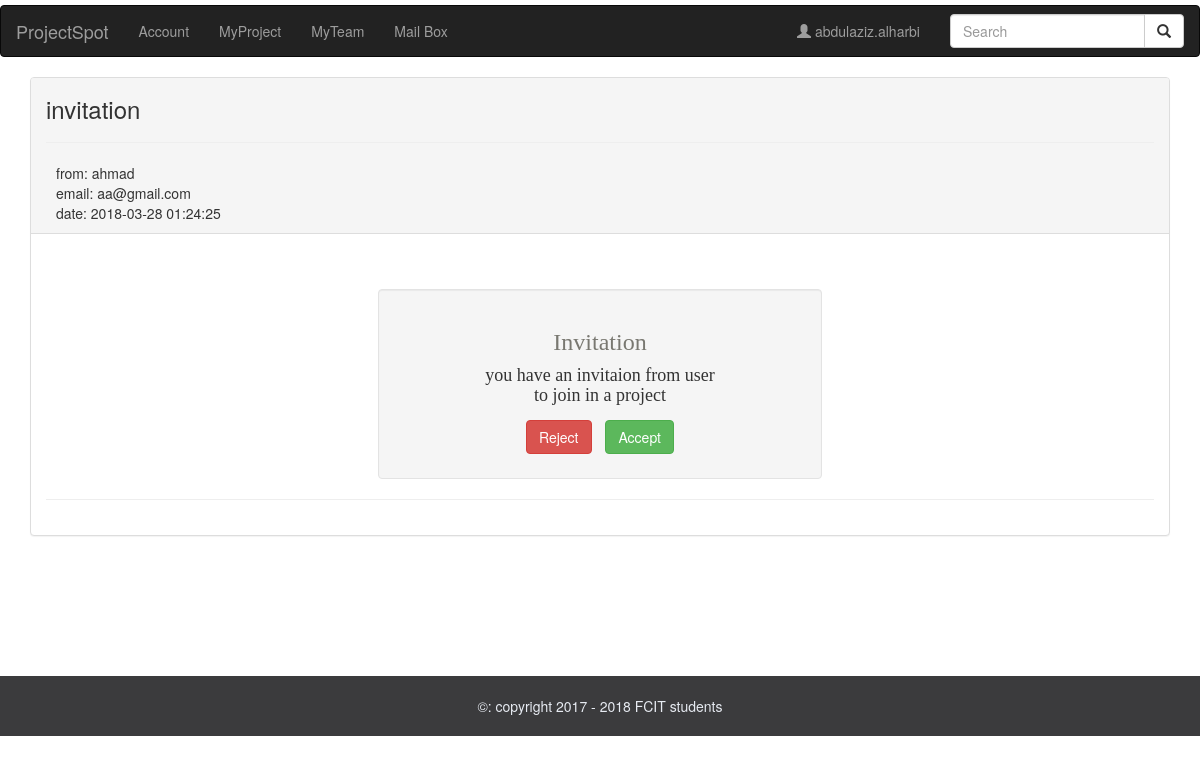
/mailPage.php?msg=1 (signed in), run on an earlier commit of the app's database.
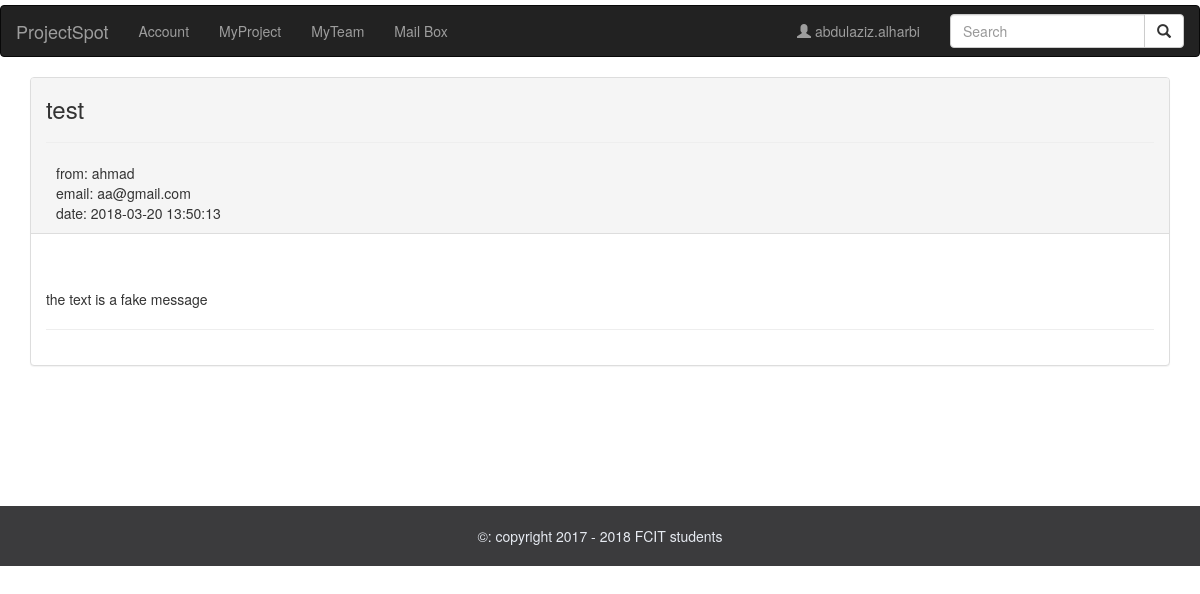
And on a later commit of the database.
### tables this page shows
CREATE TABLE IF NOT EXISTS `mailbox` (
  `ID` int(11) NOT NULL,
  `senderName` varchar(255) NOT NULL,
  `Email` varchar(255) NOT NULL,
  `title` varchar(255) NOT NULL,
  `content` text NOT NULL,
  `date` timestamp NOT NULL DEFAULT CURRENT_TIMESTAMP ON UPDATE CURRENT_TIMESTAMP,
  `state` int(11) NOT NULL DEFAULT '1',
  `reciever` varchar(255) NOT NULL
);

### mailPage.php (the view, shortened to what this page needs)
<?php
include 'imports/head.php';
include 'imports/navigation2.php';
require_once 'system/init.php';
if(isset($_GET['msg'])){
  $msgID = $_GET['msg'];
}else{
  echo 'msgID error';
  die();
}
$sql = "select * from mailBox where ID = ".$msgID;
$result = mysqli_query($db,$sql);
$row = mysqli_fetch_array($result);
?>
<div class="container">
  <div class="panel panel-default">
    <div class="panel-heading">
      <h3 id="msgTitle"><?= $row['title']?></h3>
      <hr>
      <div id="msgInfo">
        from: <?= $row['senderName']?><br>
        email: <?= $row['Email']?><br>
        date: <?= $row['date']?><br>
      </div>
    </div>
    <div class="panel-body"><br><br>
      <?= $row['content']?>
      <hr>
    </div>
  </div>
</div>
<div style="padding-bottom:80px"></div>
<?php
include 'imports/footer.php';
?>

What changed in the data, as far as the page shows it:
changed mailbox "ahmad": title "invitation" → "test"; date "2018-03-28 01:24:25" → "2018-03-20 13:50:13"; content "Invitation you have an invitaion from user to join in a project Reject Accept" → "the text is a fake message"
